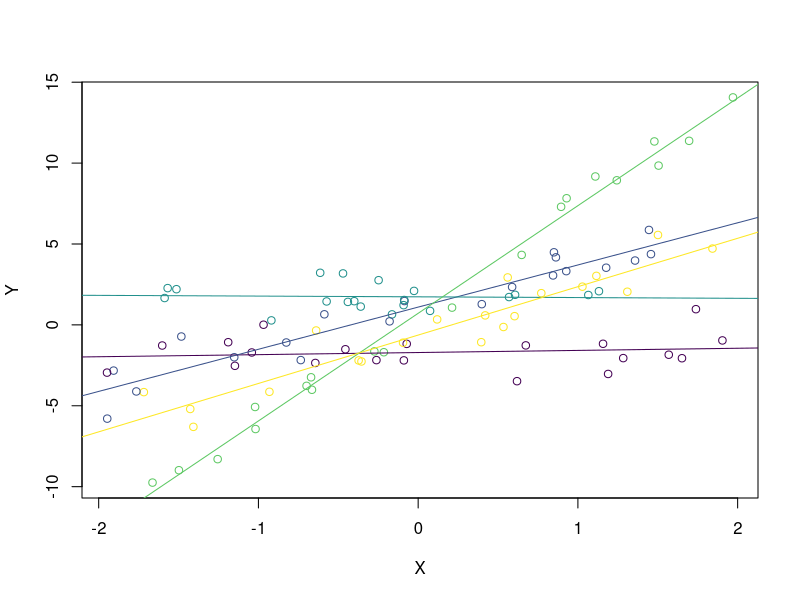

Here is the R script that generated this plot:
## ---- chunk 1
knitr::opts_chunk$set(echo = TRUE)
if(!require(viridis)) install.packages("viridis")
library(viridis)
## ---- chunk 2

# set the random seed for reproducibility
set.seed(1)

# sample size per group
n <- 20

# number of groups
g <- 5
G <- factor(rep(LETTERS[1:g], n))

# set the colour palette accordingly (NB i use the library viridis)
palette(viridis(g))


# a slope for each group taken from a normal distribution
mu.b <- 2
s.b <- 3
b <- rnorm(g, mu.b, s.b)
B <- rep(b, n) # and replicate them out for each sample

# an intercept for each group, taken from a normal distribution
mu.c <- 0
s.c <- 2
c <- rnorm(g, mu.c, s.c)
C <- rep(c, n) # and replicate them out for each sample

# The linear covariate X is uniform random between -2 and 2
X <- runif(n*g, -2, 2)

# define the residual noise
s.r <- 1
s <- rnorm(n*g, 0, s.r)

# calculate the reponse variable Y
Y <- X * B + C + s

# Plot the results
plot(Y ~ X, col = G)

dd <- data.frame(Y = Y, X = X, G = G)
dd.s <- split(dd, G)
for (i in 1:length(dd.s)){
  abline(lm(Y~X, data = dd.s[[i]]), col = i)
}

## ---- chunk 3

# load the lme4 library
if(!require(lme4, quietly = TRUE)) install.packages("lme4")
library(lme4, quietly = TRUE)


# fixed effects only. 4 slopes and 4 intercepts using glm()
m1 <- glm(Y ~ X * G)

# one slope and random intercept
m2 <- lmer(Y ~ X + (1|G))

# 4 slopes and a random intercept term
m3 <- lmer(Y ~ X + X:G + (1|G))

# random slope and random intercept
m4 <- lmer(Y ~ X + (X|G))

# random slope and random intercept (uncorrelated)
m5 <- lmer(Y ~ X + (X||G))
## ---- chunk 4
# collate the specified values from the start
true.coefs <- data.frame(Intercept = c, Slopes.X = b)

print(round(true.coefs,2))

# It is also useful to compare these coefficients to those for Group A,
# since model fitting often compares the effect of the other Groups to this
# baseline, reference group.

relative.coefs <- data.frame(G.effects = c - c[1], Slopes.effects = b - b[1])

print(round(relative.coefs, 2))

# the sample means of these coefficients
print(round(colMeans(true.coefs),2))

# and the population means and variances (which we specified a priori)
cat("Population mean\n")
cat(c(mu.c, mu.b))

cat("Population variances\n")
cat(c(s.c, s.b) ^ 2)
## ---- chunk 5

# pull out and re-organise the estimates for the glm
tmp <- coef(m1)
glm.est <- data.frame(Intercepts = c(tmp[1], tmp[3:(g+1)]),
                 Slopes = c(tmp[2], tmp[(g+2):(g+g)]))
rownames(glm.est) <- LETTERS[1:g]

print(glm.est)

# ------------------------------------------------------------
# get estimates for the lmer objects which is much easier

rand.intercepts.1.slope <- coef(m2)$G
print(rand.intercepts.1.slope)

tmp <- coef(m3)$G
rand.inter.4.slopes <- data.frame(Intercept = tmp$`(Intercept)`,
                                  X = unlist(c(tmp[1,2], tmp[1,3:(g+1)] +
                                                 tmp[1,2])))
rownames(rand.inter.4.slopes) <- LETTERS[1:g]
print(rand.inter.4.slopes)

# Random slopes and intercepts
rand.slopes <- coef(m4)$G
print(rand.slopes)

# Random slopes and intercepts
rand.slopes.u <- coef(m5)$G
print(rand.slopes.u)
## ---- chunk 6
# summary of the full random slopes and random intercept model
summary(m4)

# summary of the full uncorrelated random slopes and random intercept model
summary(m5)

# we simulated using standard deviations, so need to square them to get 
# variances.
sim.vars <- c(Var.intercepts = s.c ^ 2, 
              Var.slopes = s.b ^ 2,
              Resid.Var = s.r ^ 2)

## ---- chunk 7
lapply(list(m1, m2, m3, m4, m5), extractAIC, REML = T)
## ---- chunk 8
lapply(list(m1, m2, m3, m4, m5), logLik)
